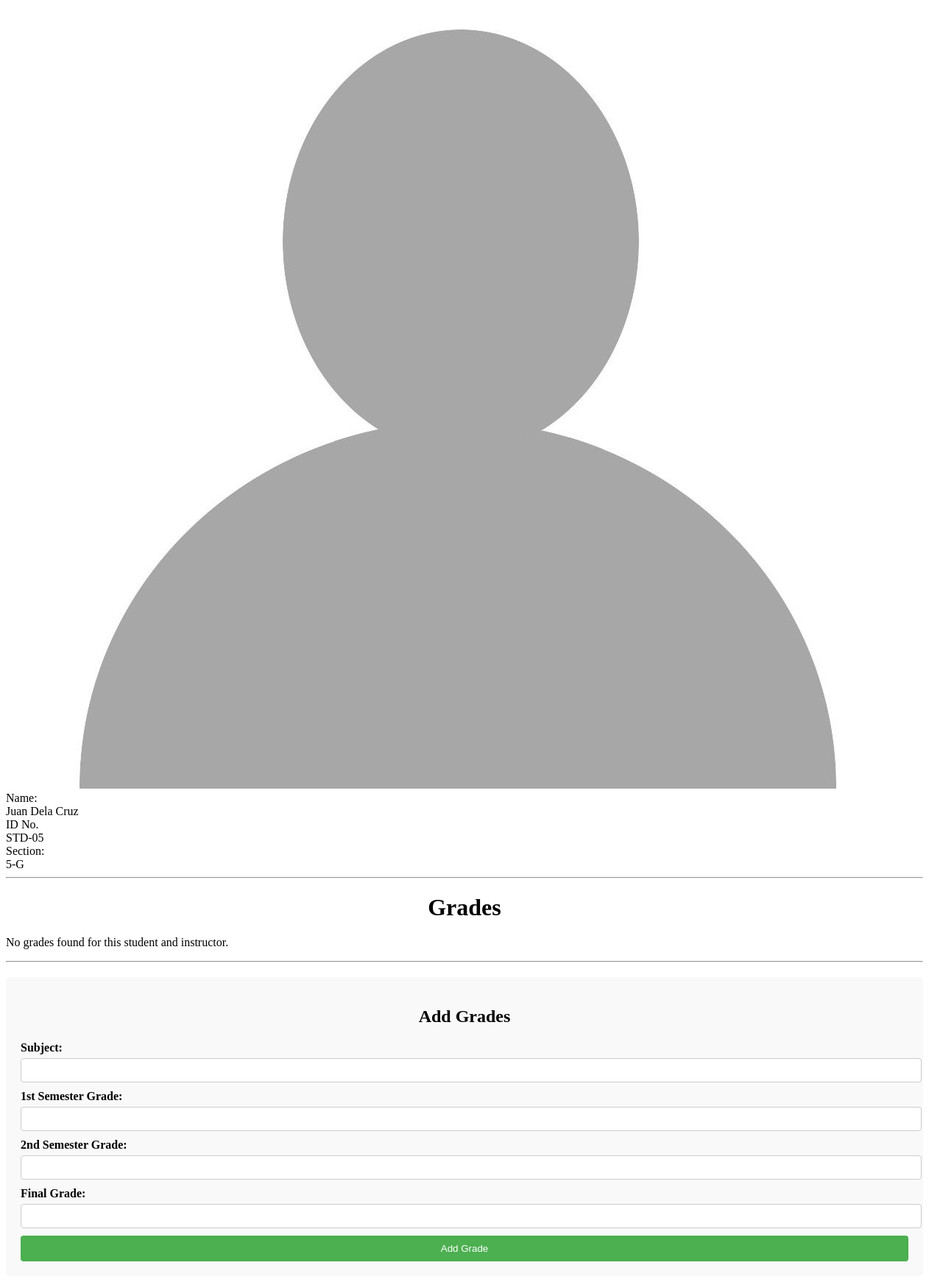
Page /instructor/modal_contentInst.php?userId=STD-05 on the committed database.
### tables this page shows
CREATE TABLE `users` (
  `id` int(6) UNSIGNED NOT NULL,
  `full_name` varchar(255) NOT NULL,
  `IDNo` varchar(50) NOT NULL,
  `section` varchar(15) NOT NULL,
  `role` enum('student','instructor','admin') NOT NULL,
  `password` varchar(255) NOT NULL,
  `imgPath` varchar(100) NOT NULL,
  `created_at` timestamp NOT NULL DEFAULT current_timestamp()
);

### instructor/modal_contentInst.php (the view, shortened to what this page needs)
<?php
$imgPath = "../assets/images/default.jpg";
if (isset($_GET['userId'])) {
    $userId = $_GET['userId'];
    $servername = "localhost";
    $username = "root";
    $password = "";
    $database = "strv";
    $conn = new mysqli($servername, $username, $password, $database);
    $userIdQuery = "SELECT id, full_name, IDNo, section, imgPath FROM users WHERE IDNo = ?";
    $stmtUserId = $conn->prepare($userIdQuery);
    $stmtUserId->bind_param("s", $userId);
    $stmtUserId->execute();
    $userIdResult = $stmtUserId->get_result();
    if ($userIdResult->num_rows > 0) {
        $userData = $userIdResult->fetch_assoc();
    }
} else {
    echo "<p>Error: User ID not provided.</p>";
}
?>
<!DOCTYPE html>
<html lang="en">
<head>
</head>
<body>
    <div class="mainContainer">
        <header>
            <div class="imgContainer">
                <img src="<?php echo htmlspecialchars($imgPath); ?>" alt="student_image" class="mainIMG">
            </div>
            <div class="infoContainer">
                <div class="nameContainer">
                    <div class="info">Name:</div>
                    <?php echo isset($userData['full_name']) ? htmlspecialchars($userData['full_name']) : 'Student Not Found'; ?>
                </div>
                <div class="idContainer">
                    <div class="info">ID No.</div>
                    <?php echo isset($userData['IDNo']) ? htmlspecialchars($userData['IDNo']) : ''; ?>
                </div>
                <div class="sectionContainer">
                    <div class="info">Section:</div>
                    <?php echo isset($userData['section']) ? htmlspecialchars($userData['section']) : ''; ?>
                </div>
            </div>
        </header>
        <hr>
        <div class="content">
            <div class="gradesContainer">
                <h1>Grades</h1>
                <?php if (isset($grades) && !empty($grades)) : ?>
                    <div class="gradesTable">
                        <table id="gradesTable">
                            <tr>
                                <th>Instructor</th>
                                <th>Subject</th>
                                <th>1st Sem</th>
                                <th>2nd Sem</th>
                                <th>Final</th>
                            </tr>
                            <?php foreach ($grades as $grade) : ?>
                                <tr>
                                    <td><?php echo htmlspecialchars($grade['instructor_name']); ?></td>
                                    <td><?php echo htmlspecialchars($grade['subject']); ?></td>
                                    <td contenteditable="true"><?php echo htmlspecialchars($grade['first_semester_grade']); ?></td>
                                    <td contenteditable="true"><?php echo htmlspecialchars($grade['second_semester_grade']); ?></td>
                                    <td contenteditable="true"><?php echo htmlspecialchars($grade['final_grade']); ?></td>
                                </tr>
                            <?php endforeach; ?>
                        </table>
                        <br>
                        <button id="modifyBtn">Modify Grades</button>
                    </div>
                <?php else : ?>
                    <p>No grades found for this student and instructor.</p>
                <?php endif; ?>
                <hr>
                <form id="addGradesForm" action="add_grades.php" method="post">
                    <h2>Add Grades</h2>
                    <label for="subject">Subject:</label>
                    <input type="text" id="subject" name="subject" required>
                    <label for="firstSemesterGrade">1st Semester Grade:</label>
                    <input type="number" id="firstSemesterGrade" name="firstSemesterGrade" required>
                    <label for="secondSemesterGrade">2nd Semester Grade:</label>
                    <input type="number" id="secondSemesterGrade" name="secondSemesterGrade" required>
                    <label for="finalGrade">Final Grade:</label>
                    <input type="number" id="finalGrade" name="finalGrade" required>
                    <input type="submit" value="Add Grade">
                </form>
            </div>
        </div>
    </div>
</body>
</html>

### instructor/modal_contentInst.php (style rules this page uses)
#addGradesForm { margin-top: 20px; padding: 20px; background-color: #f9f9f9; border-radius: 5px; }
#addGradesForm h2, h1 { text-align: center; margin-bottom: 20px; }
#addGradesForm label { font-weight: bold; display: block; margin-bottom: 5px; }
#addGradesForm input[type="text"], #addGradesForm input[type="number"] { width: 100%; padding: 8px; border: 1px solid #ccc; border-radius: 4px; margin-bottom: 10px; }
#addGradesForm input[type="submit"] { width: 100%; padding: 10px; background-color: #4CAF50; color: white; border: none; border-radius: 4px; cursor: pointer; }

### rows in the picture
users: full_name "Juan Dela Cruz", IDNo "STD-05", section "5-G"
